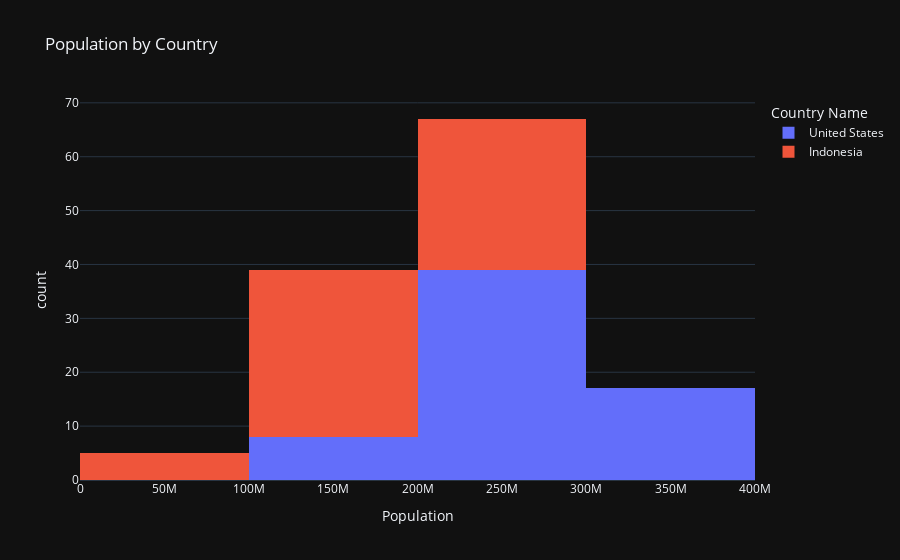

Write notebook code for a chart like this one.
### Code cell
fig = px.histogram(df_pivot[['United States','Indonesia']], title='Population by Country', labels={'value': 'Population'}, nbins=3)
fig.show()
